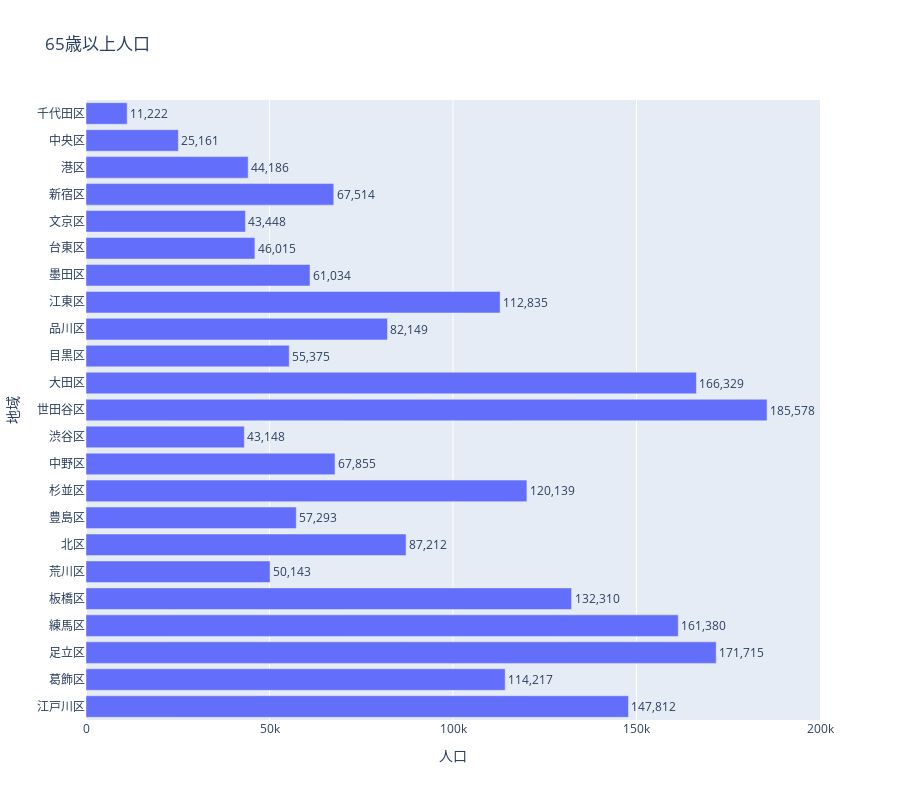
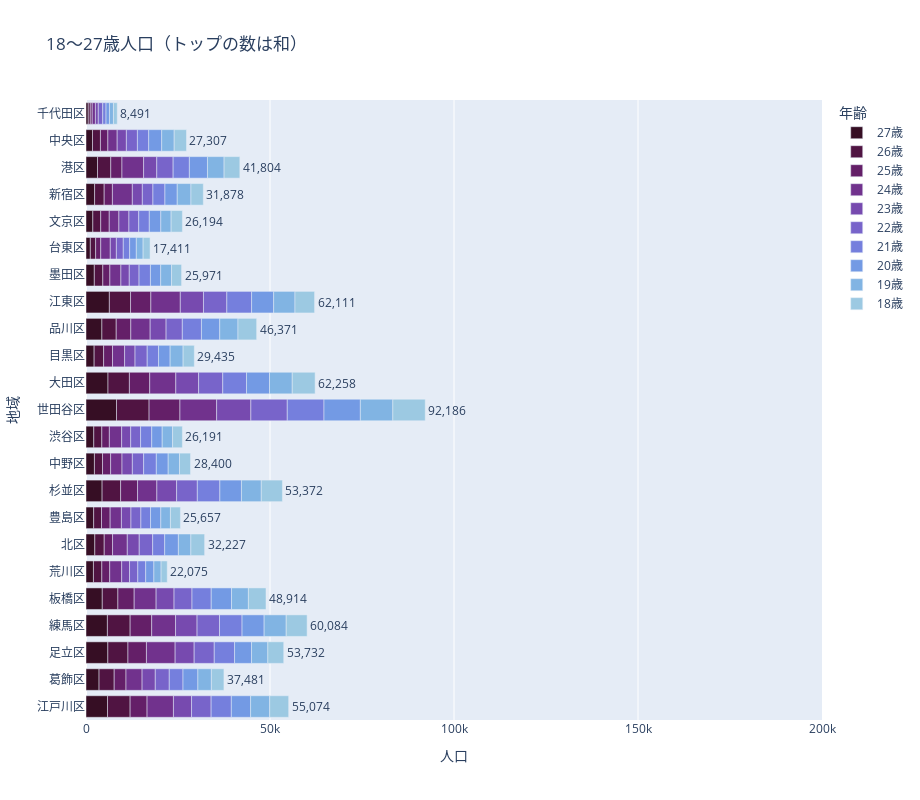
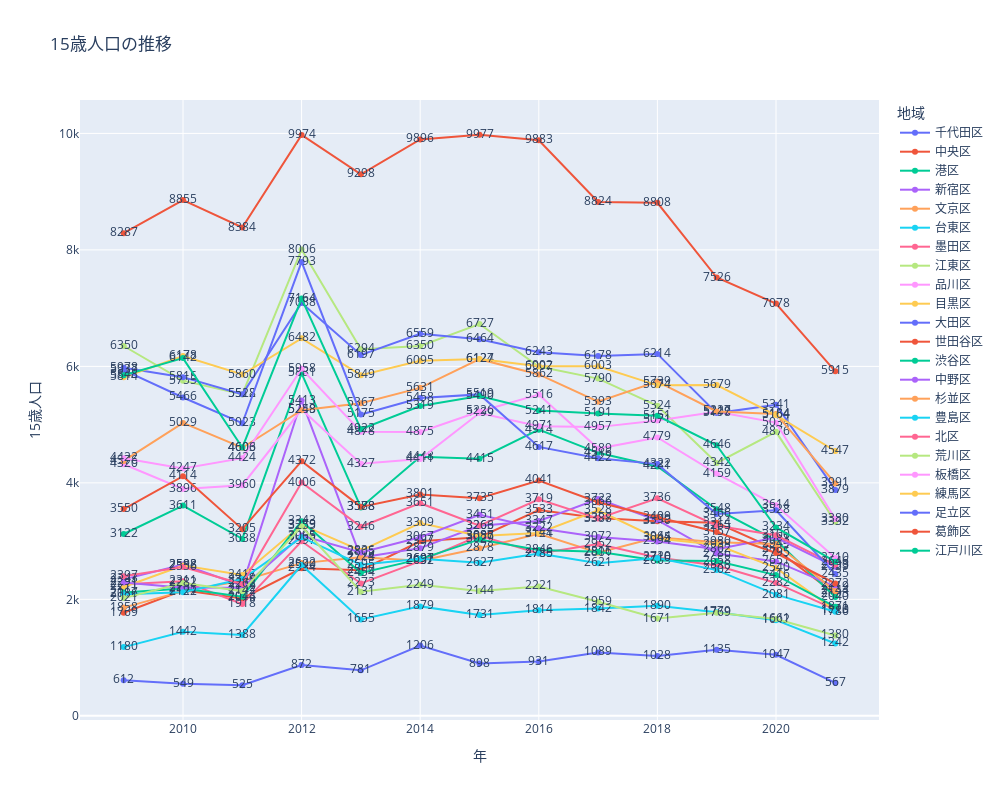

The notebook cell saved with these charts, in order:
### Code cell
fig_old.update_traces(textposition='outside')
fig_old.show()
fig_young.update_traces(textposition='outside')
fig_young.show()

fig_fifteen.show()

### Figure 1 — Plotly figure (JSON) as saved in the notebook; plotly's stock layout.template omitted (floating-point values rounded to 4 significant figures)
{"data": [{"alignmentgroup": "True", "hovertemplate": "人口=%{x:,d}<br>地域=%{y}", "legendgroup": "", "marker": {"color": "#636efa", "pattern": {"shape": ""}}, "name": "", "offsetgroup": "", "orientation": "h", "showlegend": false, "text": ["11,222", "25,161", "44,186", "67,514", "43,448", "46,015", "61,034", "112,835", "82,149", "55,375", "166,329", "185,578", "43,148", "67,855", "120,139", "57,293", "87,212", "50,143", "132,310", "161,380", "171,715", "114,217", "147,812"], "textposition": "outside", "type": "bar", "x": [11222, 25161, 44186, 67514, 43448, 46015, 61034, 112835, 82149, 55375, 166329, 185578, 43148, 67855, 120139, 57293, 87212, 50143, 132310, 161380, 171715, 114217, 147812], "xaxis": "x", "y": ["千代田区", "中央区", "港区", "新宿区", "文京区", "台東区", "墨田区", "江東区", "品川区", "目黒区", "大田区", "世田谷区", "渋谷区", "中野区", "杉並区", "豊島区", "北区", "荒川区", "板橋区", "練馬区", "足立区", "葛飾区", "江戸川区"], "yaxis": "y"}], "layout": {"barmode": "relative", "height": 800, "legend": {"tracegroupgap": 0}, "title": {"text": "65歳以上人口"}, "width": 900, "xaxis": {"anchor": "y", "domain": [0, 1], "range": [0, 200000], "title": {"text": "人口"}, "type": "linear"}, "yaxis": {"anchor": "x", "autorange": true, "categoryarray": ["江戸川区", "葛飾区", "足立区", "練馬区", "板橋区", "荒川区", "北区", "豊島区", "杉並区", "中野区", "渋谷区", "世田谷区", "大田区", "目黒区", "品川区", "江東区", "墨田区", "台東区", "文京区", "新宿区", "港区", "中央区", "千代田区"], "categoryorder": "array", "domain": [0, 1], "range": [-0.5, 22.5], "title": {"text": "地域"}, "type": "category"}}}

### Figure 2 — Plotly figure (JSON) as saved in the notebook; plotly's stock layout.template omitted (floating-point values rounded to 4 significant figures)
{"data": [{"alignmentgroup": "True", "hovertemplate": "年齢=27歳<br>人口=%{x}<br>地域=%{y}<extra></extra>", "legendgroup": "27歳", "marker": {"color": "rgb(54, 14, 36)", "pattern": {"shape": ""}}, "name": "27歳", "offsetgroup": "27歳", "orientation": "h", "showlegend": true, "textposition": "outside", "type": "bar", "x": [612, 1769, 3122, 2343, 1858, 1180, 2261, 6350, 4320, 2211, 5978, 8287, 2117, 2291, 4376, 2086, 2397, 2021, 4422, 5814, 5937, 3550, 5848], "xaxis": "x", "y": ["千代田区", "中央区", "港区", "新宿区", "文京区", "台東区", "墨田区", "江東区", "品川区", "目黒区", "大田区", "世田谷区", "渋谷区", "中野区", "杉並区", "豊島区", "北区", "荒川区", "板橋区", "練馬区", "足立区", "葛飾区", "江戸川区"], "yaxis": "y"}, {"alignmentgroup": "True", "hovertemplate": "年齢=26歳<br>人口=%{x}<br>地域=%{y}<extra></extra>", "legendgroup": "26歳", "marker": {"color": "rgb(80, 20, 66)", "pattern": {"shape": ""}}, "name": "26歳", "offsetgroup": "26歳", "orientation": "h", "showlegend": true, "textposition": "outside", "type": "bar", "x": [549, 2154, 3611, 2598, 2141, 1442, 2311, 5755, 3896, 2582, 5815, 8855, 2186, 2201, 5029, 2122, 2556, 2282, 4247, 6178, 5466, 4114, 6142], "xaxis": "x", "y": ["千代田区", "中央区", "港区", "新宿区", "文京区", "台東区", "墨田区", "江東区", "品川区", "目黒区", "大田区", "世田谷区", "渋谷区", "中野区", "杉並区", "豊島区", "北区", "荒川区", "板橋区", "練馬区", "足立区", "葛飾区", "江戸川区"], "yaxis": "y"}, {"alignmentgroup": "True", "hovertemplate": "年齢=25歳<br>人口=%{x}<br>地域=%{y}<extra></extra>", "legendgroup": "25歳", "marker": {"color": "rgb(100, 31, 104)", "pattern": {"shape": ""}}, "name": "25歳", "offsetgroup": "25歳", "orientation": "h", "showlegend": true, "textposition": "outside", "type": "bar", "x": [525, 2016, 3038, 2236, 2320, 1388, 1918, 5518, 3960, 2417, 5522, 8384, 2044, 2202, 4603, 2349, 2262, 2142, 4424, 5860, 5023, 3205, 4606], "xaxis": "x", "y": ["千代田区", "中央区", "港区", "新宿区", "文京区", "台東区", "墨田区", "江東区", "品川区", "目黒区", "大田区", "世田谷区", "渋谷区", "中野区", "杉並区", "豊島区", "北区", "荒川区", "板橋区", "練馬区", "足立区", "葛飾区", "江戸川区"], "yaxis": "y"}, {"alignmentgroup": "True", "hovertemplate": "年齢=24歳<br>人口=%{x}<br>地域=%{y}<extra></extra>", "legendgroup": "24歳", "marker": {"color": "rgb(113, 50, 141)", "pattern": {"shape": ""}}, "name": "24歳", "offsetgroup": "24歳", "orientation": "h", "showlegend": true, "textposition": "outside", "type": "bar", "x": [872, 2534, 5881, 5413, 2622, 2590, 2997, 8006, 5259, 3279, 7088, 9974, 3343, 3095, 5248, 3065, 4006, 3255, 5958, 6482, 7793, 4372, 7164], "xaxis": "x", "y": ["千代田区", "中央区", "港区", "新宿区", "文京区", "台東区", "墨田区", "江東区", "品川区", "目黒区", "大田区", "世田谷区", "渋谷区", "中野区", "杉並区", "豊島区", "北区", "荒川区", "板橋区", "練馬区", "足立区", "葛飾区", "江戸川区"], "yaxis": "y"}, {"alignmentgroup": "True", "hovertemplate": "年齢=23歳<br>人口=%{x}<br>地域=%{y}<extra></extra>", "legendgroup": "23歳", "marker": {"color": "rgb(119, 74, 175)", "pattern": {"shape": ""}}, "name": "23歳", "offsetgroup": "23歳", "orientation": "h", "showlegend": true, "textposition": "outside", "type": "bar", "x": [781, 2500, 3578, 2718, 2724, 1655, 2273, 6294, 4327, 2836, 6197, 9298, 2454, 2805, 5367, 2595, 3246, 2131, 4878, 5849, 5175, 3588, 4922], "xaxis": "x", "y": ["千代田区", "中央区", "港区", "新宿区", "文京区", "台東区", "墨田区", "江東区", "品川区", "目黒区", "大田区", "世田谷区", "渋谷区", "中野区", "杉並区", "豊島区", "北区", "荒川区", "板橋区", "練馬区", "足立区", "葛飾区", "江戸川区"], "yaxis": "y"}, {"alignmentgroup": "True", "hovertemplate": "年齢=22歳<br>人口=%{x}<br>地域=%{y}<extra></extra>", "legendgroup": "22歳", "marker": {"color": "rgb(120, 100, 202)", "pattern": {"shape": ""}}, "name": "22歳", "offsetgroup": "22歳", "orientation": "h", "showlegend": true, "textposition": "outside", "type": "bar", "x": [1206, 2997, 4448, 2879, 2662, 1879, 2657, 6350, 4411, 3309, 6559, 9896, 2691, 3067, 5631, 2697, 3651, 2249, 4875, 6095, 5458, 3801, 5319], "xaxis": "x", "y": ["千代田区", "中央区", "港区", "新宿区", "文京区", "台東区", "墨田区", "江東区", "品川区", "目黒区", "大田区", "世田谷区", "渋谷区", "中野区", "杉並区", "豊島区", "北区", "荒川区", "板橋区", "練馬区", "足立区", "葛飾区", "江戸川区"], "yaxis": "y"}, {"alignmentgroup": "True", "hovertemplate": "年齢=21歳<br>人口=%{x}<br>地域=%{y}<extra></extra>", "legendgroup": "21歳", "marker": {"color": "rgb(117, 127, 221)", "pattern": {"shape": ""}}, "name": "21歳", "offsetgroup": "21歳", "orientation": "h", "showlegend": true, "textposition": "outside", "type": "bar", "x": [898, 3067, 4415, 3263, 2878, 1731, 3096, 6727, 5199, 3087, 6464, 9977, 3029, 3451, 6124, 2627, 3266, 2144, 5226, 6127, 5519, 3735, 5490], "xaxis": "x", "y": ["千代田区", "中央区", "港区", "新宿区", "文京区", "台東区", "墨田区", "江東区", "品川区", "目黒区", "大田区", "世田谷区", "渋谷区", "中野区", "杉並区", "豊島区", "北区", "荒川区", "板橋区", "練馬区", "足立区", "葛飾区", "江戸川区"], "yaxis": "y"}, {"alignmentgroup": "True", "hovertemplate": "年齢=20歳<br>人口=%{x}<br>地域=%{y}<extra></extra>", "legendgroup": "20歳", "marker": {"color": "rgb(115, 154, 228)", "pattern": {"shape": ""}}, "name": "20歳", "offsetgroup": "20歳", "orientation": "h", "showlegend": true, "textposition": "outside", "type": "bar", "x": [931, 3533, 4914, 3347, 3124, 1814, 2786, 5997, 4971, 3141, 6243, 9883, 2846, 3222, 5862, 2785, 3719, 2221, 5516, 6002, 4617, 4041, 5241], "xaxis": "x", "y": ["千代田区", "中央区", "港区", "新宿区", "文京区", "台東区", "墨田区", "江東区", "品川区", "目黒区", "大田区", "世田谷区", "渋谷区", "中野区", "杉並区", "豊島区", "北区", "荒川区", "板橋区", "練馬区", "足立区", "葛飾区", "江戸川区"], "yaxis": "y"}, {"alignmentgroup": "True", "hovertemplate": "年齢=19歳<br>人口=%{x}<br>地域=%{y}<extra></extra>", "legendgroup": "19歳", "marker": {"color": "rgb(129, 180, 227)", "pattern": {"shape": ""}}, "name": "19歳", "offsetgroup": "19歳", "orientation": "h", "showlegend": true, "textposition": "outside", "type": "bar", "x": [1089, 3397, 4516, 3722, 2801, 1842, 2952, 5790, 4957, 3528, 6178, 8824, 2816, 3072, 5393, 2621, 3388, 1959, 4589, 6003, 4422, 3666, 5191], "xaxis": "x", "y": ["千代田区", "中央区", "港区", "新宿区", "文京区", "台東区", "墨田区", "江東区", "品川区", "目黒区", "大田区", "世田谷区", "渋谷区", "中野区", "杉並区", "豊島区", "北区", "荒川区", "板橋区", "練馬区", "足立区", "葛飾区", "江戸川区"], "yaxis": "y"}, {"alignmentgroup": "True", "hovertemplate": "年齢=18歳<br>人口=%{x}<br>地域=%{y}<extra></extra>", "legendgroup": "18歳", "marker": {"color": "rgb(156, 201, 226)", "pattern": {"shape": ""}}, "name": "18歳", "offsetgroup": "18歳", "orientation": "h", "showlegend": true, "text": ["8,491", "27,307", "41,804", "31,878", "26,194", "17,411", "25,971", "62,111", "46,371", "29,435", "62,258", "92,186", "26,191", "28,400", "53,372", "25,657", "32,227", "22,075", "48,914", "60,084", "53,732", "37,481", "55,074"], "textposition": "outside", "type": "bar", "x": [1028, 3340, 4281, 3359, 3064, 1890, 2720, 5324, 5071, 3045, 6214, 8808, 2665, 2994, 5739, 2710, 3736, 1671, 4779, 5674, 4322, 3409, 5151], "xaxis": "x", "y": ["千代田区", "中央区", "港区", "新宿区", "文京区", "台東区", "墨田区", "江東区", "品川区", "目黒区", "大田区", "世田谷区", "渋谷区", "中野区", "杉並区", "豊島区", "北区", "荒川区", "板橋区", "練馬区", "足立区", "葛飾区", "江戸川区"], "yaxis": "y"}], "layout": {"barmode": "relative", "height": 800, "legend": {"title": {"text": "年齢"}, "tracegroupgap": 0}, "title": {"text": "18〜27歳人口（トップの数は和）"}, "width": 920, "xaxis": {"anchor": "y", "domain": [0, 1], "range": [0, 200000], "title": {"text": "人口"}, "type": "linear"}, "yaxis": {"anchor": "x", "autorange": true, "categoryarray": ["江戸川区", "葛飾区", "足立区", "練馬区", "板橋区", "荒川区", "北区", "豊島区", "杉並区", "中野区", "渋谷区", "世田谷区", "大田区", "目黒区", "品川区", "江東区", "墨田区", "台東区", "文京区", "新宿区", "港区", "中央区", "千代田区"], "categoryorder": "array", "domain": [0, 1], "range": [-0.5, 22.5], "title": {"text": "地域"}, "type": "category"}}}

### Figure 3 — Plotly figure (JSON) as saved in the notebook; plotly's stock layout.template omitted (floating-point values rounded to 4 significant figures)
{"data": [{"hovertemplate": "地域=千代田区<br>年=%{x}<br>15歳人口=%{text}<extra></extra>", "legendgroup": "千代田区", "line": {"color": "#636efa", "dash": "solid"}, "marker": {"symbol": "circle"}, "mode": "lines+markers+text", "name": "千代田区", "orientation": "v", "showlegend": true, "text": [612, 549, 525, 872, 781, 1206, 898, 931, 1089, 1028, 1135, 1047, 567], "type": "scatter", "x": [2009, 2010, 2011, 2012, 2013, 2014, 2015, 2016, 2017, 2018, 2019, 2020, 2021], "xaxis": "x", "y": [612, 549, 525, 872, 781, 1206, 898, 931, 1089, 1028, 1135, 1047, 567], "yaxis": "y"}, {"hovertemplate": "地域=中央区<br>年=%{x}<br>15歳人口=%{text}<extra></extra>", "legendgroup": "中央区", "line": {"color": "#EF553B", "dash": "solid"}, "marker": {"symbol": "circle"}, "mode": "lines+markers+text", "name": "中央区", "orientation": "v", "showlegend": true, "text": [1769, 2154, 2016, 2534, 2500, 2997, 3067, 3533, 3397, 3340, 3314, 2857, 2093], "type": "scatter", "x": [2009, 2010, 2011, 2012, 2013, 2014, 2015, 2016, 2017, 2018, 2019, 2020, 2021], "xaxis": "x", "y": [1769, 2154, 2016, 2534, 2500, 2997, 3067, 3533, 3397, 3340, 3314, 2857, 2093], "yaxis": "y"}, {"hovertemplate": "地域=港区<br>年=%{x}<br>15歳人口=%{text}<extra></extra>", "legendgroup": "港区", "line": {"color": "#00cc96", "dash": "solid"}, "marker": {"symbol": "circle"}, "mode": "lines+markers+text", "name": "港区", "orientation": "v", "showlegend": true, "text": [3122, 3611, 3038, 5881, 3578, 4448, 4415, 4914, 4516, 4281, 3548, 3013, 2040], "type": "scatter", "x": [2009, 2010, 2011, 2012, 2013, 2014, 2015, 2016, 2017, 2018, 2019, 2020, 2021], "xaxis": "x", "y": [3122, 3611, 3038, 5881, 3578, 4448, 4415, 4914, 4516, 4281, 3548, 3013, 2040], "yaxis": "y"}, {"hovertemplate": "地域=新宿区<br>年=%{x}<br>15歳人口=%{text}<extra></extra>", "legendgroup": "新宿区", "line": {"color": "#ab63fa", "dash": "solid"}, "marker": {"symbol": "circle"}, "mode": "lines+markers+text", "name": "新宿区", "orientation": "v", "showlegend": true, "text": [2343, 2598, 2236, 5413, 2718, 2879, 3263, 3347, 3722, 3359, 2786, 2651, 2219], "type": "scatter", "x": [2009, 2010, 2011, 2012, 2013, 2014, 2015, 2016, 2017, 2018, 2019, 2020, 2021], "xaxis": "x", "y": [2343, 2598, 2236, 5413, 2718, 2879, 3263, 3347, 3722, 3359, 2786, 2651, 2219], "yaxis": "y"}, {"hovertemplate": "地域=文京区<br>年=%{x}<br>15歳人口=%{text}<extra></extra>", "legendgroup": "文京区", "line": {"color": "#FFA15A", "dash": "solid"}, "marker": {"symbol": "circle"}, "mode": "lines+markers+text", "name": "文京区", "orientation": "v", "showlegend": true, "text": [1858, 2141, 2320, 2622, 2724, 2662, 2878, 3124, 2801, 3064, 2980, 2949, 2144], "type": "scatter", "x": [2009, 2010, 2011, 2012, 2013, 2014, 2015, 2016, 2017, 2018, 2019, 2020, 2021], "xaxis": "x", "y": [1858, 2141, 2320, 2622, 2724, 2662, 2878, 3124, 2801, 3064, 2980, 2949, 2144], "yaxis": "y"}, {"hovertemplate": "地域=台東区<br>年=%{x}<br>15歳人口=%{text}<extra></extra>", "legendgroup": "台東区", "line": {"color": "#19d3f3", "dash": "solid"}, "marker": {"symbol": "circle"}, "mode": "lines+markers+text", "name": "台東区", "orientation": "v", "showlegend": true, "text": [1180, 1442, 1388, 2590, 1655, 1879, 1731, 1814, 1842, 1890, 1779, 1642, 1242], "type": "scatter", "x": [2009, 2010, 2011, 2012, 2013, 2014, 2015, 2016, 2017, 2018, 2019, 2020, 2021], "xaxis": "x", "y": [1180, 1442, 1388, 2590, 1655, 1879, 1731, 1814, 1842, 1890, 1779, 1642, 1242], "yaxis": "y"}, {"hovertemplate": "地域=墨田区<br>年=%{x}<br>15歳人口=%{text}<extra></extra>", "legendgroup": "墨田区", "line": {"color": "#FF6692", "dash": "solid"}, "marker": {"symbol": "circle"}, "mode": "lines+markers+text", "name": "墨田区", "orientation": "v", "showlegend": true, "text": [2261, 2311, 1918, 2997, 2273, 2657, 3096, 2786, 2952, 2720, 2580, 2282, 1823], "type": "scatter", "x": [2009, 2010, 2011, 2012, 2013, 2014, 2015, 2016, 2017, 2018, 2019, 2020, 2021], "xaxis": "x", "y": [2261, 2311, 1918, 2997, 2273, 2657, 3096, 2786, 2952, 2720, 2580, 2282, 1823], "yaxis": "y"}, {"hovertemplate": "地域=江東区<br>年=%{x}<br>15歳人口=%{text}<extra></extra>", "legendgroup": "江東区", "line": {"color": "#B6E880", "dash": "solid"}, "marker": {"symbol": "circle"}, "mode": "lines+markers+text", "name": "江東区", "orientation": "v", "showlegend": true, "text": [6350, 5755, 5518, 8006, 6294, 6350, 6727, 5997, 5790, 5324, 4342, 4876, 3332], "type": "scatter", "x": [2009, 2010, 2011, 2012, 2013, 2014, 2015, 2016, 2017, 2018, 2019, 2020, 2021], "xaxis": "x", "y": [6350, 5755, 5518, 8006, 6294, 6350, 6727, 5997, 5790, 5324, 4342, 4876, 3332], "yaxis": "y"}, {"hovertemplate": "地域=品川区<br>年=%{x}<br>15歳人口=%{text}<extra></extra>", "legendgroup": "品川区", "line": {"color": "#FF97FF", "dash": "solid"}, "marker": {"symbol": "circle"}, "mode": "lines+markers+text", "name": "品川区", "orientation": "v", "showlegend": true, "text": [4320, 3896, 3960, 5259, 4327, 4411, 5199, 4971, 4957, 5071, 5219, 5034, 3380], "type": "scatter", "x": [2009, 2010, 2011, 2012, 2013, 2014, 2015, 2016, 2017, 2018, 2019, 2020, 2021], "xaxis": "x", "y": [4320, 3896, 3960, 5259, 4327, 4411, 5199, 4971, 4957, 5071, 5219, 5034, 3380], "yaxis": "y"}, {"hovertemplate": "地域=目黒区<br>年=%{x}<br>15歳人口=%{text}<extra></extra>", "legendgroup": "目黒区", "line": {"color": "#FECB52", "dash": "solid"}, "marker": {"symbol": "circle"}, "mode": "lines+markers+text", "name": "目黒区", "orientation": "v", "showlegend": true, "text": [2211, 2582, 2417, 3279, 2836, 3309, 3087, 3141, 3528, 3045, 2938, 2540, 1810], "type": "scatter", "x": [2009, 2010, 2011, 2012, 2013, 2014, 2015, 2016, 2017, 2018, 2019, 2020, 2021], "xaxis": "x", "y": [2211, 2582, 2417, 3279, 2836, 3309, 3087, 3141, 3528, 3045, 2938, 2540, 1810], "yaxis": "y"}, {"hovertemplate": "地域=大田区<br>年=%{x}<br>15歳人口=%{text}<extra></extra>", "legendgroup": "大田区", "line": {"color": "#636efa", "dash": "solid"}, "marker": {"symbol": "circle"}, "mode": "lines+markers+text", "name": "大田区", "orientation": "v", "showlegend": true, "text": [5978, 5815, 5522, 7088, 6197, 6559, 6464, 6243, 6178, 6214, 5198, 5341, 3879], "type": "scatter", "x": [2009, 2010, 2011, 2012, 2013, 2014, 2015, 2016, 2017, 2018, 2019, 2020, 2021], "xaxis": "x", "y": [5978, 5815, 5522, 7088, 6197, 6559, 6464, 6243, 6178, 6214, 5198, 5341, 3879], "yaxis": "y"}, {"hovertemplate": "地域=世田谷区<br>年=%{x}<br>15歳人口=%{text}<extra></extra>", "legendgroup": "世田谷区", "line": {"color": "#EF553B", "dash": "solid"}, "marker": {"symbol": "circle"}, "mode": "lines+markers+text", "name": "世田谷区", "orientation": "v", "showlegend": true, "text": [8287, 8855, 8384, 9974, 9298, 9896, 9977, 9883, 8824, 8808, 7526, 7078, 5915], "type": "scatter", "x": [2009, 2010, 2011, 2012, 2013, 2014, 2015, 2016, 2017, 2018, 2019, 2020, 2021], "xaxis": "x", "y": [8287, 8855, 8384, 9974, 9298, 9896, 9977, 9883, 8824, 8808, 7526, 7078, 5915], "yaxis": "y"}, {"hovertemplate": "地域=渋谷区<br>年=%{x}<br>15歳人口=%{text}<extra></extra>", "legendgroup": "渋谷区", "line": {"color": "#00cc96", "dash": "solid"}, "marker": {"symbol": "circle"}, "mode": "lines+markers+text", "name": "渋谷区", "orientation": "v", "showlegend": true, "text": [2117, 2186, 2044, 3343, 2454, 2691, 3029, 2846, 2816, 2665, 2658, 2416, 1871], "type": "scatter", "x": [2009, 2010, 2011, 2012, 2013, 2014, 2015, 2016, 2017, 2018, 2019, 2020, 2021], "xaxis": "x", "y": [2117, 2186, 2044, 3343, 2454, 2691, 3029, 2846, 2816, 2665, 2658, 2416, 1871], "yaxis": "y"}, {"hovertemplate": "地域=中野区<br>年=%{x}<br>15歳人口=%{text}<extra></extra>", "legendgroup": "中野区", "line": {"color": "#ab63fa", "dash": "solid"}, "marker": {"symbol": "circle"}, "mode": "lines+markers+text", "name": "中野区", "orientation": "v", "showlegend": true, "text": [2291, 2201, 2202, 3095, 2805, 3067, 3451, 3222, 3072, 2994, 2862, 3061, 2559], "type": "scatter", "x": [2009, 2010, 2011, 2012, 2013, 2014, 2015, 2016, 2017, 2018, 2019, 2020, 2021], "xaxis": "x", "y": [2291, 2201, 2202, 3095, 2805, 3067, 3451, 3222, 3072, 2994, 2862, 3061, 2559], "yaxis": "y"}, {"hovertemplate": "地域=杉並区<br>年=%{x}<br>15歳人口=%{text}<extra></extra>", "legendgroup": "杉並区", "line": {"color": "#FFA15A", "dash": "solid"}, "marker": {"symbol": "circle"}, "mode": "lines+markers+text", "name": "杉並区", "orientation": "v", "showlegend": true, "text": [4376, 5029, 4603, 5248, 5367, 5631, 6124, 5862, 5393, 5739, 5227, 5184, 3991], "type": "scatter", "x": [2009, 2010, 2011, 2012, 2013, 2014, 2015, 2016, 2017, 2018, 2019, 2020, 2021], "xaxis": "x", "y": [4376, 5029, 4603, 5248, 5367, 5631, 6124, 5862, 5393, 5739, 5227, 5184, 3991], "yaxis": "y"}, {"hovertemplate": "地域=豊島区<br>年=%{x}<br>15歳人口=%{text}<extra></extra>", "legendgroup": "豊島区", "line": {"color": "#19d3f3", "dash": "solid"}, "marker": {"symbol": "circle"}, "mode": "lines+markers+text", "name": "豊島区", "orientation": "v", "showlegend": true, "text": [2086, 2122, 2349, 3065, 2595, 2697, 2627, 2785, 2621, 2710, 2502, 2081, 1786], "type": "scatter", "x": [2009, 2010, 2011, 2012, 2013, 2014, 2015, 2016, 2017, 2018, 2019, 2020, 2021], "xaxis": "x", "y": [2086, 2122, 2349, 3065, 2595, 2697, 2627, 2785, 2621, 2710, 2502, 2081, 1786], "yaxis": "y"}, {"hovertemplate": "地域=北区<br>年=%{x}<br>15歳人口=%{text}<extra></extra>", "legendgroup": "北区", "line": {"color": "#FF6692", "dash": "solid"}, "marker": {"symbol": "circle"}, "mode": "lines+markers+text", "name": "北区", "orientation": "v", "showlegend": true, "text": [2397, 2556, 2262, 4006, 3246, 3651, 3266, 3719, 3388, 3736, 3265, 3100, 2593], "type": "scatter", "x": [2009, 2010, 2011, 2012, 2013, 2014, 2015, 2016, 2017, 2018, 2019, 2020, 2021], "xaxis": "x", "y": [2397, 2556, 2262, 4006, 3246, 3651, 3266, 3719, 3388, 3736, 3265, 3100, 2593], "yaxis": "y"}, {"hovertemplate": "地域=荒川区<br>年=%{x}<br>15歳人口=%{text}<extra></extra>", "legendgroup": "荒川区", "line": {"color": "#B6E880", "dash": "solid"}, "marker": {"symbol": "circle"}, "mode": "lines+markers+text", "name": "荒川区", "orientation": "v", "showlegend": true, "text": [2021, 2282, 2142, 3255, 2131, 2249, 2144, 2221, 1959, 1671, 1769, 1661, 1380], "type": "scatter", "x": [2009, 2010, 2011, 2012, 2013, 2014, 2015, 2016, 2017, 2018, 2019, 2020, 2021], "xaxis": "x", "y": [2021, 2282, 2142, 3255, 2131, 2249, 2144, 2221, 1959, 1671, 1769, 1661, 1380], "yaxis": "y"}, {"hovertemplate": "地域=板橋区<br>年=%{x}<br>15歳人口=%{text}<extra></extra>", "legendgroup": "板橋区", "line": {"color": "#FF97FF", "dash": "solid"}, "marker": {"symbol": "circle"}, "mode": "lines+markers+text", "name": "板橋区", "orientation": "v", "showlegend": true, "text": [4422, 4247, 4424, 5958, 4878, 4875, 5226, 5516, 4589, 4779, 4159, 3614, 2710], "type": "scatter", "x": [2009, 2010, 2011, 2012, 2013, 2014, 2015, 2016, 2017, 2018, 2019, 2020, 2021], "xaxis": "x", "y": [4422, 4247, 4424, 5958, 4878, 4875, 5226, 5516, 4589, 4779, 4159, 3614, 2710], "yaxis": "y"}, {"hovertemplate": "地域=練馬区<br>年=%{x}<br>15歳人口=%{text}<extra></extra>", "legendgroup": "練馬区", "line": {"color": "#FECB52", "dash": "solid"}, "marker": {"symbol": "circle"}, "mode": "lines+markers+text", "name": "練馬区", "orientation": "v", "showlegend": true, "text": [5814, 6178, 5860, 6482, 5849, 6095, 6127, 6002, 6003, 5674, 5679, 5164, 4547], "type": "scatter", "x": [2009, 2010, 2011, 2012, 2013, 2014, 2015, 2016, 2017, 2018, 2019, 2020, 2021], "xaxis": "x", "y": [5814, 6178, 5860, 6482, 5849, 6095, 6127, 6002, 6003, 5674, 5679, 5164, 4547], "yaxis": "y"}, {"hovertemplate": "地域=足立区<br>年=%{x}<br>15歳人口=%{text}<extra></extra>", "legendgroup": "足立区", "line": {"color": "#636efa", "dash": "solid"}, "marker": {"symbol": "circle"}, "mode": "lines+markers+text", "name": "足立区", "orientation": "v", "showlegend": true, "text": [5937, 5466, 5023, 7793, 5175, 5458, 5519, 4617, 4422, 4322, 3466, 3528, 2435], "type": "scatter", "x": [2009, 2010, 2011, 2012, 2013, 2014, 2015, 2016, 2017, 2018, 2019, 2020, 2021], "xaxis": "x", "y": [5937, 5466, 5023, 7793, 5175, 5458, 5519, 4617, 4422, 4322, 3466, 3528, 2435], "yaxis": "y"}, {"hovertemplate": "地域=葛飾区<br>年=%{x}<br>15歳人口=%{text}<extra></extra>", "legendgroup": "葛飾区", "line": {"color": "#EF553B", "dash": "solid"}, "marker": {"symbol": "circle"}, "mode": "lines+markers+text", "name": "葛飾区", "orientation": "v", "showlegend": true, "text": [3550, 4114, 3205, 4372, 3588, 3801, 3735, 4041, 3666, 3409, 3157, 2795, 2272], "type": "scatter", "x": [2009, 2010, 2011, 2012, 2013, 2014, 2015, 2016, 2017, 2018, 2019, 2020, 2021], "xaxis": "x", "y": [3550, 4114, 3205, 4372, 3588, 3801, 3735, 4041, 3666, 3409, 3157, 2795, 2272], "yaxis": "y"}, {"hovertemplate": "地域=江戸川区<br>年=%{x}<br>15歳人口=%{text}<extra></extra>", "legendgroup": "江戸川区", "line": {"color": "#00cc96", "dash": "solid"}, "marker": {"symbol": "circle"}, "mode": "lines+markers+text", "name": "江戸川区", "orientation": "v", "showlegend": true, "text": [5848, 6142, 4606, 7164, 4922, 5319, 5490, 5241, 5191, 5151, 4646, 3234, 2646], "type": "scatter", "x": [2009, 2010, 2011, 2012, 2013, 2014, 2015, 2016, 2017, 2018, 2019, 2020, 2021], "xaxis": "x", "y": [5848, 6142, 4606, 7164, 4922, 5319, 5490, 5241, 5191, 5151, 4646, 3234, 2646], "yaxis": "y"}], "layout": {"height": 800, "legend": {"title": {"text": "地域"}, "tracegroupgap": 0}, "title": {"text": "15歳人口の推移"}, "width": 1000, "xaxis": {"anchor": "y", "autorange": true, "domain": [0, 1], "range": [2008.0, 2022.0], "title": {"text": "年"}, "type": "linear"}, "yaxis": {"anchor": "x", "autorange": true, "domain": [0, 1], "range": [-71.65, 10570.0], "title": {"text": "15歳人口"}, "type": "linear"}}}
